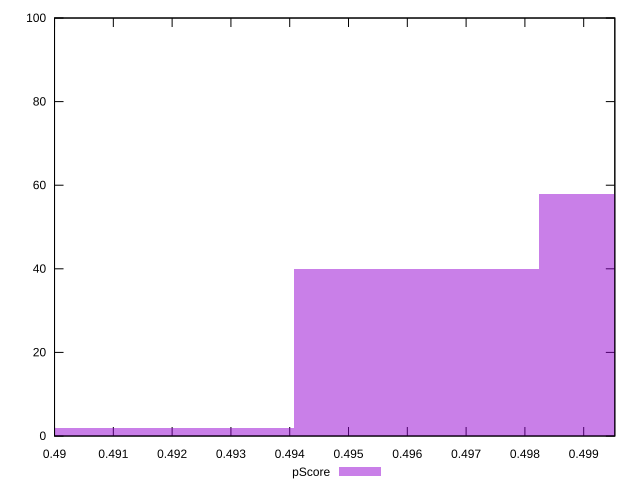

Generate this figure with gnuplot:
reset

$pScore <<EOF
0.49199097402321135 2
0.5003298040914014 58
0.49616038905730636 40
EOF

set key outside below
set boxwidth 0.004169415034095012
set xrange [0.49:0.4995294117647059]
set yrange [0:100]
set trange [0:100]
set style fill transparent solid 0.5 noborder
set terminal svg size 640, 490 enhanced background rgb 'white'
set output "report_00018_2021-02-10T15-25-16.877Z/uses-rel-preload/samples/pages+cached+noadtech/pScore/histogram.svg"

plot $pScore title "pScore" with boxes

reset
